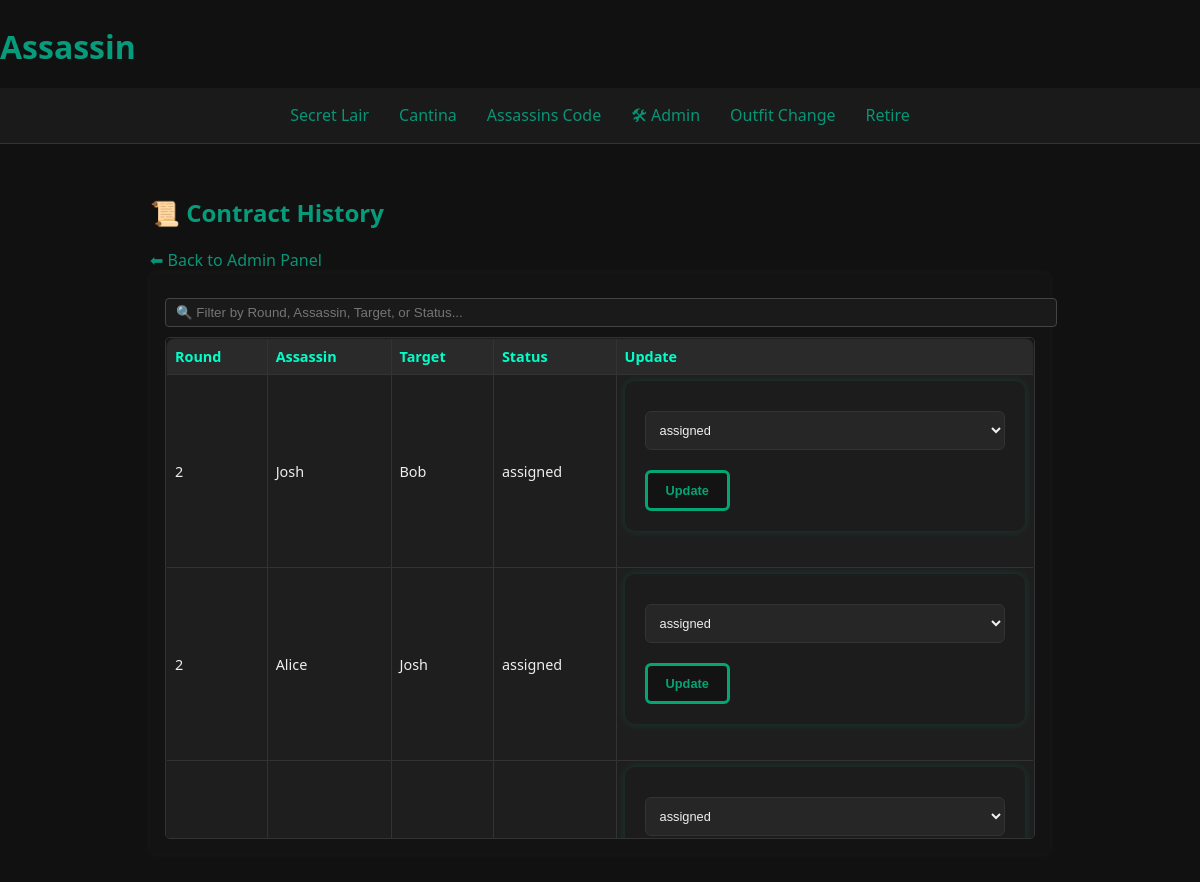
The app's page /contract_history (signed in), older data.
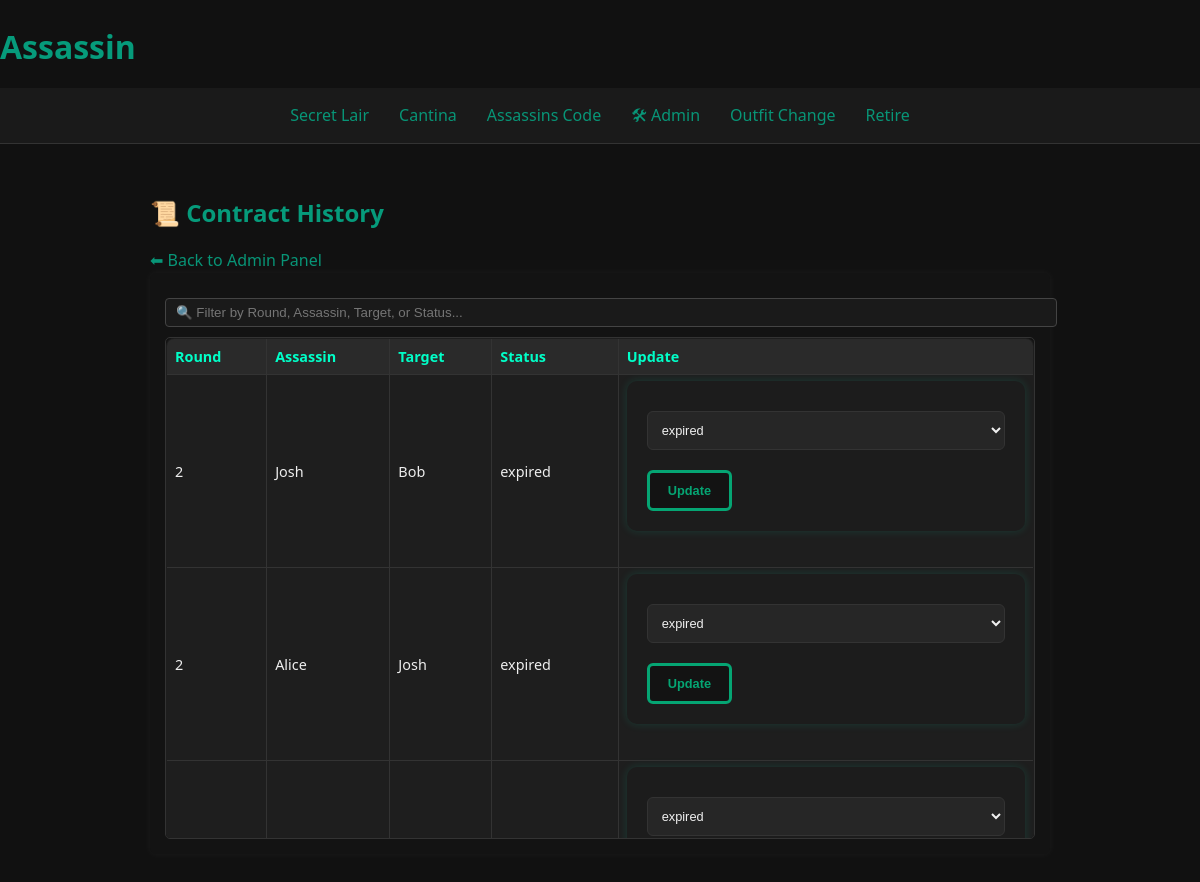
The same page, newer data.
### models.py (models this page shows)
class Contract(db.Model):
    id = db.Column(db.Integer, primary_key=True)
    assassin_id = db.Column(db.Integer, db.ForeignKey("player.id"))
    target_id = db.Column(db.Integer, db.ForeignKey("player.id"))
    status = db.Column(db.String(50), default="assigned")
    round = db.Column(db.Integer, nullable=False, default=1)
    assassin = db.relationship("Player", foreign_keys=[assassin_id])
    target = db.relationship("Player", foreign_keys=[target_id])

class Player(UserMixin, db.Model):
    id = db.Column(db.Integer, primary_key=True)
    username = db.Column(db.String(80), unique=True, nullable=False)
    email = db.Column(db.String(120), unique=True, nullable=False)
    password = db.Column(db.String(200), nullable=False)
    profile_pic = db.Column(db.String(200), nullable=True)
    status = db.Column(db.String(20), default="active")
    is_admin = db.Column(db.Boolean, default=False)
    can_be_targeted_multiple_times = db.Column(db.Boolean, default=False)
    max_times_targeted = db.Column(db.Integer, default=1)
    can_have_multiple_contracts = db.Column(db.Boolean, default=False)
    max_contracts_per_round = db.Column(db.Integer, default=1)
    untouchable_count = db.Column(db.Integer, default=0)
    times_kia = db.Column(db.Integer, default=0)
    actual_name = db.Column(db.String(120), nullable=True)

### routes.py (the view)
@routes_bp.route("/contract_history")
@login_required
def view_all_contracts():
    if not current_user.is_admin:
        return "Unauthorized", 403
    from models import Contract
    all_contracts = Contract.query.order_by(Contract.round.desc()).all()
    return render_template("contract_history.html", contracts=all_contracts)

### auth.py (called while the page is built)
@login_manager.user_loader
def load_user(user_id):
    return Player.query.get(int(user_id))

### templates/contract_history.html (shortened to what this page needs)
{% extends 'base.html' %}
{% block content %}
<h2>📜 Contract History</h2>
<a href="{{ url_for('routes.admin_panel') }}">⬅ Back to Admin Panel</a>
<div class="section-block">
  <input type="text" id="historySearch" placeholder="🔍 Filter by Round, Assassin, Target, or Status...">
  <div class="table-wrapper">
    <table class="admin-table" id="historyTable">
      <thead>
        <tr>
          <th>Round</th>
          <th>Assassin</th>
          <th>Target</th>
          <th>Status</th>
          <th>Update</th>
        </tr>
      </thead>
      <tbody>
        {% for contract in contracts %}
        <tr>
          <td>{{ contract.round }}</td>
          <td>{{ contract.assassin.username }}</td>
          <td>{{ contract.target.username }}</td>
          <td>{{ contract.status }}</td>
          <td>
            <form method="POST" action="{{ url_for('routes.update_contract_status') }}">
              <select name="new_status">
                <option value="assigned" {% if contract.status == 'assigned' %}selected{% endif %}>assigned</option>
                <option value="expired" {% if contract.status == 'expired' %}selected{% endif %}>expired</option>
            </select>
              <button type="submit">Update</button>
            </form>
          </td>
        </tr>
        {% endfor %}
      </tbody>
    </table>
  </div>
</div>
{% endblock %}

### templates/base.html (shortened to what this page needs)
<!doctype html>
<html lang="en">
<head>
  <link rel="stylesheet" href="{{ url_for('static', filename='styles.css') }}">
</head>
<body>
  <header class="site-header">
    <h1> Assassin</h1>
  </header>
  <nav class="main-nav">
    <a href="{{ url_for('routes.dashboard') }}"> Secret Lair</a>
    <a href="{{ url_for('routes.leaderboard') }}"> Cantina</a>
    <a href="{{ url_for('routes.rules_page') }}">Assassins Code</a>
    {% if current_user.is_authenticated and current_user.is_admin %}
      <a href="{{ url_for('routes.admin_panel') }}">🛠 Admin</a>
    {% endif %}
    {% if current_user.is_authenticated %}
      <a href="{{ url_for('routes.edit_profile') }}">Outfit Change</a>
      <a href="{{ url_for('auth.logout') }}">Retire </a>
    {% endif %}
  </nav>
  <div class="container">
    {% block content %}{% endblock %}
  </div>
</body>
</html>

### static/styles.css (style rules this page uses)
body { background-color: #111; color: #f9f3f3; font-family: 'Segoe UI', Tahoma, Geneva, Verdana, sans-serif; margin: 0; padding: 0; line-height: 1.6; }
a { color: #089577; text-decoration: none; transition: color 0.3s ease; }
.main-nav { display: flex; justify-content: center; gap: 30px; padding: 15px 0; background-color: #1a1a1a; border-bottom: 1px solid #333; }
.container { max-width: 900px; margin: 0 auto; padding: 30px 20px; }
h1, h2, h3 { color: #069b7b; margin-bottom: 15px; }
table { width: 100%; border-collapse: collapse; margin-bottom: 30px; background-color: #1a1a1a; border: 1px solid #333; border-radius: 8px; overflow: hidden; }
th, td { padding: 10px 15px; text-align: left; border-bottom: 1px solid #333; }
th { background-color: #222; color: #00ffc8; }
form { background-color: #1c1c1c; padding: 20px; border-radius: 10px; box-shadow: 0 0 10px #00ffcc22; margin-bottom: 30px; }
input[type="text"], input[type="number"], textarea, select { width: 100%; padding: 10px; margin: 10px 0 20px; border: 1px solid #333; border-radius: 6px; background-color: #262626; color: #f0f0f0; }
button { background-color: #131313; color: #05a573; border: 3px solid #05a573; padding: 10px 18px; font-weight: bold; border-radius: 6px; cursor: pointer; transition: background-color 0.3s ease; box-shadow: 0 0 px #9ee8a3; }
table { width: 100%; border-collapse: collapse; background-color: #1e1e1e; color: #eee; }
th, td { padding: 8px 12px; border: 1px solid #444; }
th { background-color: #333; }
.admin-table { width: 100%; border-collapse: collapse; font-size: 0.9rem; background-color: #1e1e1e; color: #eee; margin-bottom: 20px; }
.admin-table th, .admin-table td { padding: 4px 8px; border: 1px solid #444; text-align: left; }
.admin-table th { background-color: #292929; font-weight: bold; }
.section-block { background-color: #131313; padding: 15px; margin-bottom: 30px; box-shadow: 0 0 8px rgba(255, 255, 255, 0.05); border-radius: 6px; }
#historySearch { width: 100%; padding: 6px 10px; margin-bottom: 10px; background-color: #1a1a1a; color: #eee; border: 1px solid #444; border-radius: 4px; }
.table-wrapper { max-height: 500px; overflow-y: auto; border: 1px solid #333; border-radius: 5px; }
.admin-table { width: 100%; border-collapse: collapse; font-size: 0.9rem; background-color: #1e1e1e; color: #eee; text-align: left; }
.admin-table th, .admin-table td { padding: 6px 8px; border: 1px solid #333; }
.admin-table th { background-color: #2a2a2a; position: sticky; top: 0; z-index: 2; }
.admin-table select, .admin-table button { font-size: 0.8rem; }

Row changes from the older to the newer data that the page shows:
changed Contract "Bob": status "assigned" → "expired"; new_status "assigned" → "expired"
changed Contract "Alice": status "assigned" → "expired"; new_status "assigned" → "expired"
changed Contract (number 3 of 3 on the later page): new_status "assigned" → "expired"
